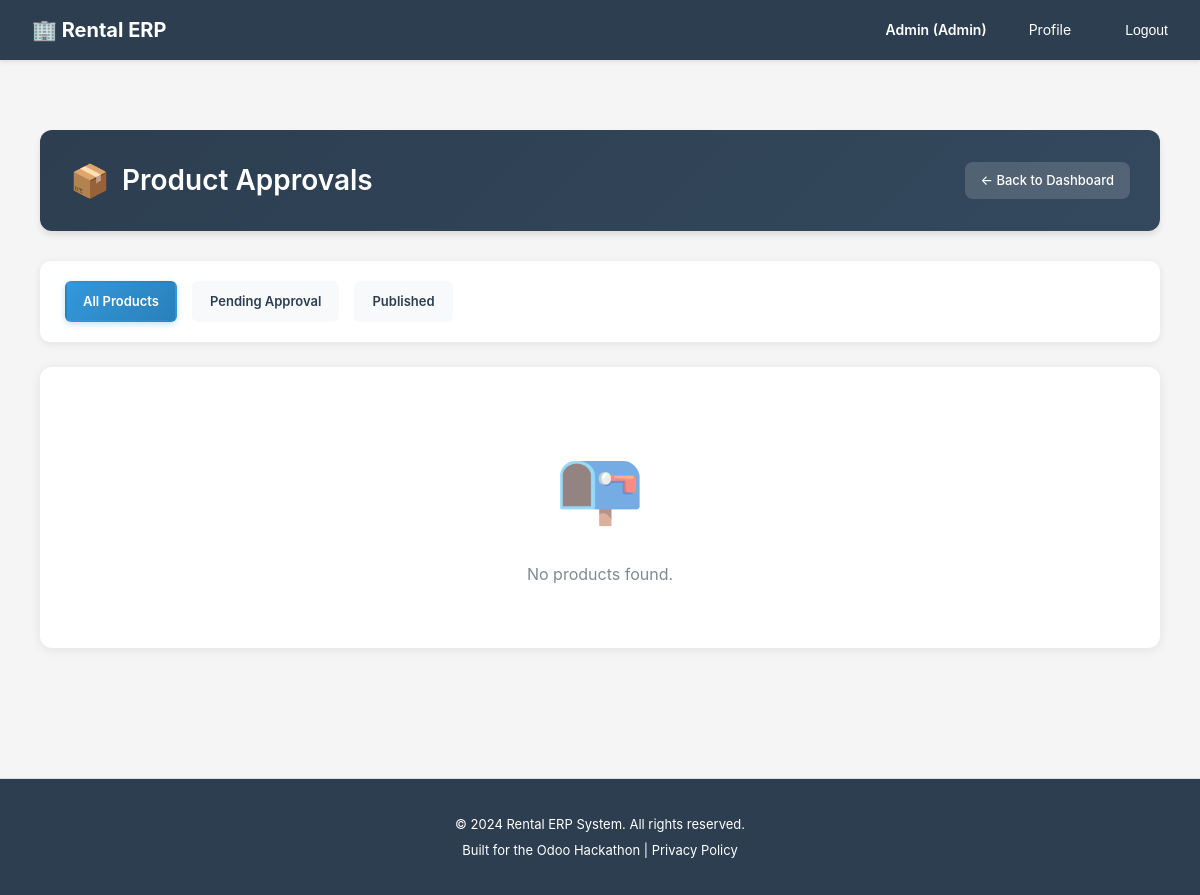
The app's page /accounts/admin/products/?vendor=33 (signed in), older data.
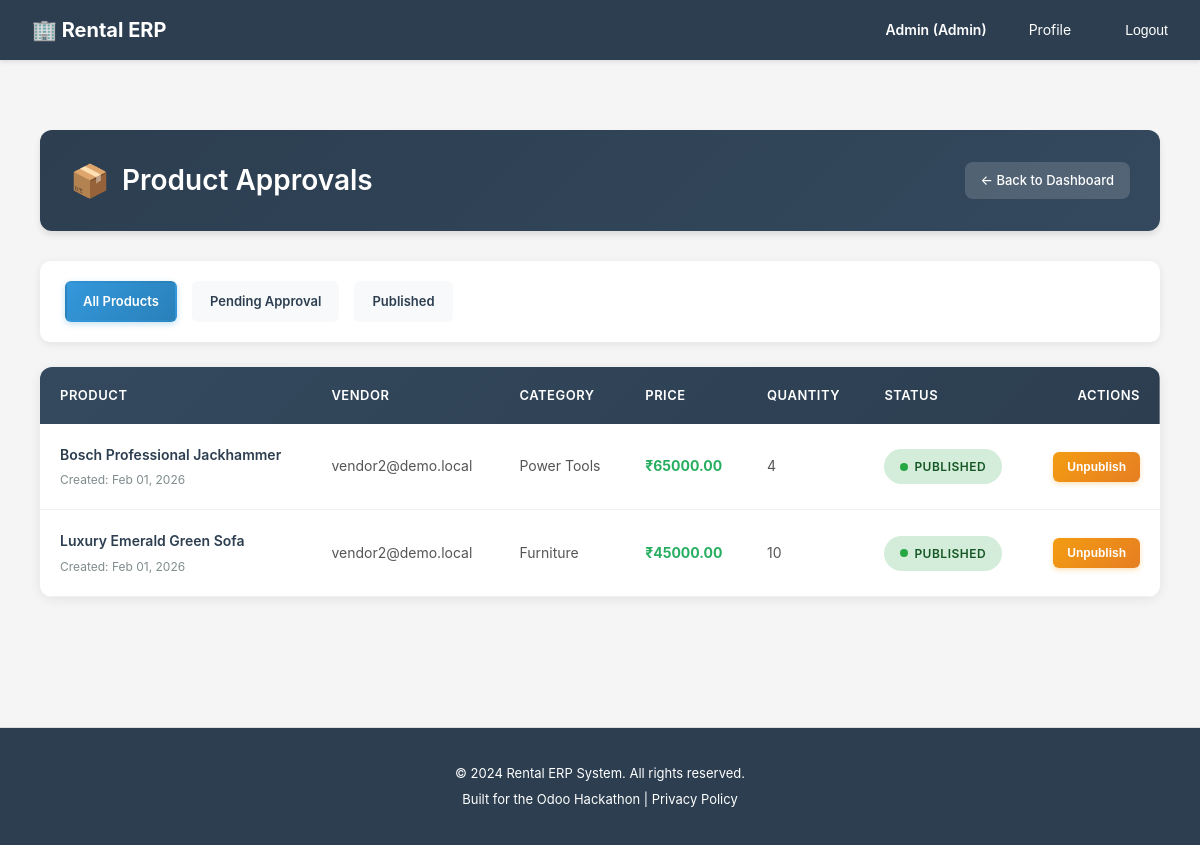
The same page, newer data.
### accounts/models.py (models this page shows, shortened)
class User(AbstractUser):
    ROLE_CHOICES = [
        ('customer', 'Customer'),  # End-user who rents products
        ('vendor', 'Vendor'),      # Business user who owns rental products
        ('admin', 'Admin'),        # System administrator with full access
    ]
    email = models.EmailField(
        unique=True,
        validators=[EmailValidator()],
        help_text="Used for login and notifications"
    )
    role = models.CharField(
        max_length=20,
        choices=ROLE_CHOICES,
        default='customer',
        help_text="Determines user's permissions and accessible features"
    )
    phone = models.CharField(
        max_length=15,
        blank=True,
        null=True,
        validators=[
            RegexValidator(
                regex=r'^\+?1?\d{9,15}$',
                message="Phone number must be entered in the format: '+999999999'. Up to 15 digits allowed."
            )
        ],
        help_text="Contact number for order notifications and support"
    )
    is_verified = models.BooleanField(
        default=False,
        help_text="Email verification status for security"
    )
    totp_secret = models.CharField(
        max_length=32,
        blank=True,
        null=True,
        help_text="TOTP secret key for 2FA (encrypted)"
    )
    totp_enabled = models.BooleanField(
        default=False,
        help_text="Whether TOTP 2FA is enabled for this user"
    )
    created_at = models.DateTimeField(auto_now_add=True)
    updated_at = models.DateTimeField(auto_now=True)
    @property
    def phone_number(self):
        """Property alias for backward compatibility with older view/form code"""
        return self.phone
    USERNAME_FIELD = 'email'
    REQUIRED_FIELDS = ['username', 'first_name', 'last_name']
    class Meta:
        db_table = 'users'
        verbose_name = 'User'
        verbose_name_plural = 'Users'
        ordering = ['-created_at']

### catalog/models.py (models this page shows, shortened)
class Product(models.Model):
    vendor = models.ForeignKey(
        settings.AUTH_USER_MODEL,
        on_delete=models.CASCADE,
        related_name='products',
        limit_choices_to={'role': 'vendor'},
        help_text="Vendor who owns this product"
    )
    category = models.ForeignKey(
        ProductCategory,
        on_delete=models.SET_NULL,
        blank=True,
        null=True,
        related_name='products',
        help_text="Product classification for filtering"
    )
    name = models.CharField(
        max_length=255,
        help_text="Product name (e.g., 'Canon EOS R5 Mirrorless Camera')"
    )
    slug = models.SlugField(
        max_length=255,
        unique=True,
        help_text="URL-friendly identifier"
    )
    description = models.TextField(
        help_text="Detailed product description for customer decision-making"
    )
    short_description = models.CharField(
        max_length=500,
        blank=True,
        null=True,
        help_text="Brief summary for product listings"
    )
    image_main = models.ImageField(
        upload_to='products/images/',
        blank=True,
        null=True,
        help_text="Primary product image"
    )
    is_rentable = models.BooleanField(
        default=True,
        help_text="Can this product be rented? (vs purchase-only)"
    )
    is_published = models.BooleanField(
        default=False,
        help_text="Visible on website. Vendors can unpublish temporarily."
    )
    quantity_on_hand = models.PositiveIntegerField(
        default=0,
        help_text="Total physical inventory owned by vendor"
    )
    cost_price = models.DecimalField(
        max_digits=10,
        decimal_places=2,
        validators=[MinValueValidator(0)],
        help_text="Vendor's acquisition cost (for margin calculation)"
    )
    attributes = models.JSONField(
        default=dict,
        blank=True,
        help_text="Dynamic attributes like Brand, Model, Color (JSON: {'brand': 'Canon', 'model': 'EOS R5'})"
    )
    meta_title = models.CharField(
        max_length=255,
        blank=True,
        null=True,
        help_text="SEO page title"
    )
    meta_description = models.TextField(
        blank=True,
        null=True,
        help_text="SEO meta description"
    )
    created_at = models.DateTimeField(auto_now_add=True)
    updated_at = models.DateTimeField(auto_now=True)
    class Meta:
        db_table = 'products'
        verbose_name = 'Product'
        verbose_name_plural = 'Products'
        ordering = ['-created_at']
        indexes = [
            models.Index(fields=['vendor', 'is_published']),
            models.Index(fields=['category', 'is_published']),
            models.Index(fields=['slug']),
        ]

class ProductCategory(models.Model):
    name = models.CharField(
        max_length=100,
        unique=True,
        help_text="Category name (e.g., 'Camera Equipment', 'Furniture')"
    )
    slug = models.SlugField(
        max_length=100,
        unique=True,
        help_text="URL-friendly identifier"
    )
    parent = models.ForeignKey(
        'self',
        on_delete=models.CASCADE,
        blank=True,
        null=True,
        related_name='subcategories',
        help_text="Parent category for hierarchical structure"
    )
    description = models.TextField(
        blank=True,
        null=True,
        help_text="Category description for SEO and customer guidance"
    )
    is_active = models.BooleanField(
        default=True,
        help_text="Show/hide category on website"
    )
    created_at = models.DateTimeField(auto_now_add=True)
    updated_at = models.DateTimeField(auto_now=True)
    class Meta:
        db_table = 'product_categories'
        verbose_name = 'Product Category'
        verbose_name_plural = 'Product Categories'
        ordering = ['name']

### accounts/decorators.py (the view)
        def wrapper(request, *args, **kwargs):
            if not request.user.is_authenticated:
                return redirect('accounts:login')
            if request.user.role not in allowed_roles:
                return HttpResponseForbidden('You do not have access to this page.')
            return view_func(request, *args, **kwargs)

### templates/catalog/admin_product_list.html (shortened to what this page needs)
{% extends 'base.html' %}
{% block content %}
<div class="approvals-container">
    <div class="page-header">
        <h2>Product Approvals</h2>
        <a href="{% url 'dashboards:dashboard' %}" class="back-link">← Back to Dashboard</a>
    </div>
    <div class="filter-section">
        <a href="{% url 'accounts:admin_product_list' %}" class="filter-btn {% if not current_status %}active{% endif %}">All Products</a>
        <a href="{% url 'accounts:admin_product_list' %}?status=pending" class="filter-btn {% if current_status == 'pending' %}active{% endif %}">Pending Approval</a>
        <a href="{% url 'accounts:admin_product_list' %}?status=published" class="filter-btn {% if current_status == 'published' %}active{% endif %}">Published</a>
    </div>
    {% if products %}
    <div class="products-table-wrapper">
        <table class="products-table">
            <thead>
                <tr>
                    <th>Product</th>
                    <th>Vendor</th>
                    <th>Category</th>
                    <th>Price</th>
                    <th>Quantity</th>
                    <th>Status</th>
                    <th style="text-align: right;">Actions</th>
                </tr>
            </thead>
            <tbody>
                {% for product in products %}
                <tr class="product-row">
                    <td>
                        <div class="product-name">{{ product.name }}</div>
                        <div class="product-meta">Created: {{ product.created_at|date:"M d, Y" }}</div>
                    </td>
                    <td>{{ product.vendor.email }}</td>
                    <td>{{ product.category.name|default:"Uncategorized" }}</td>
                    <td><span class="amount-cell">₹{{ product.cost_price }}</span></td>
                    <td>{{ product.quantity_on_hand }}</td>
                    <td>
                        {% if product.is_published %}
                            <span class="status-badge status-published">Published</span>
                        {% else %}
                            <span class="status-badge status-pending">Pending</span>
                        {% endif %}
                    </td>
                    <td>
                        <div class="actions-cell">
                            {% if not product.is_published %}
                                <form method="POST" action="{% url 'accounts:publish_product' product.pk %}">
                                    {% csrf_token %}
                                    <button type="submit" class="action-btn">Publish</button>
                                </form>
                            {% else %}
                                <form method="POST" action="{% url 'accounts:unpublish_product' product.pk %}">
                                    <button type="submit" class="action-btn action-btn-warning">Unpublish</button>
                                </form>
                            {% endif %}
                        </div>
                    </td>
                </tr>
                {% endfor %}
            </tbody>
        </table>
    </div>
    {% else %}
    <div class="empty-state">
        <div class="empty-state-icon">📭</div>
        <p class="empty-state-text">No products found.</p>
    </div>
    {% endif %}
</div>
{% endblock %}

### templates/base.html (shortened to what this page needs)
{% load static %}
<!DOCTYPE html>
<html lang="en">
<head>
</head>
<body>
    <nav>
        <div class="container">
            <a href="/" class="logo">🏢 Rental ERP</a>
            <ul>
                {% if user.is_authenticated %}
                    <li><strong>{{ user.first_name }} ({{ user.get_role_display }})</strong></li>
                    <li><a href="{% url 'accounts:profile' %}">Profile</a></li>
                    <li>
                        <form method="POST" action="{% url 'accounts:logout' %}" style="display: inline;">
                            <button type="submit" style="background: none; border: none; color: #fff; cursor: pointer; padding: 8px 12px; font-size: 14px;">Logout</button>
                        </form>
                    </li>
                {% else %}
                    <li><a href="{% url 'accounts:login' %}">Login</a></li>
                    <li><a href="{% url 'accounts:signup_customer' %}">Sign Up (Customer)</a></li>
                    <li><a href="{% url 'accounts:signup_vendor' %}">Sign Up (Vendor)</a></li>
                {% endif %}
            </ul>
        </div>
    </nav>
    <main>
        <div class="container">
            {% block content %}{% endblock %}
        </div>
    </main>
    <footer>
        <p>&copy; 2024 Rental ERP System. All rights reserved.</p>
        <p>Built for the Odoo Hackathon | <a href="#" style="color: #fff;">Privacy Policy</a></p>
    </footer>
</body>
</html>

Row changes from the older to the newer data that the page shows:
added Product: name "Bosch Professional Jackhammer", created_at "Feb 01, 2026", vendor.email "vendor2@demo.local", category.name "Power Tools", cost_price "65000.00", quantity_on_hand "4", is_published "PUBLISHED"
added Product: name "Luxury Emerald Green Sofa", created_at "Feb 01, 2026", vendor.email "vendor2@demo.local", category.name "Furniture", cost_price "45000.00", quantity_on_hand "10", is_published "PUBLISHED"
Text that changed along with them:
text no longer shown: "📭 No products found."
text now shown: "PRODUCT VENDOR CATEGORY PRICE QUANTITY STATUS ACTIONS"
